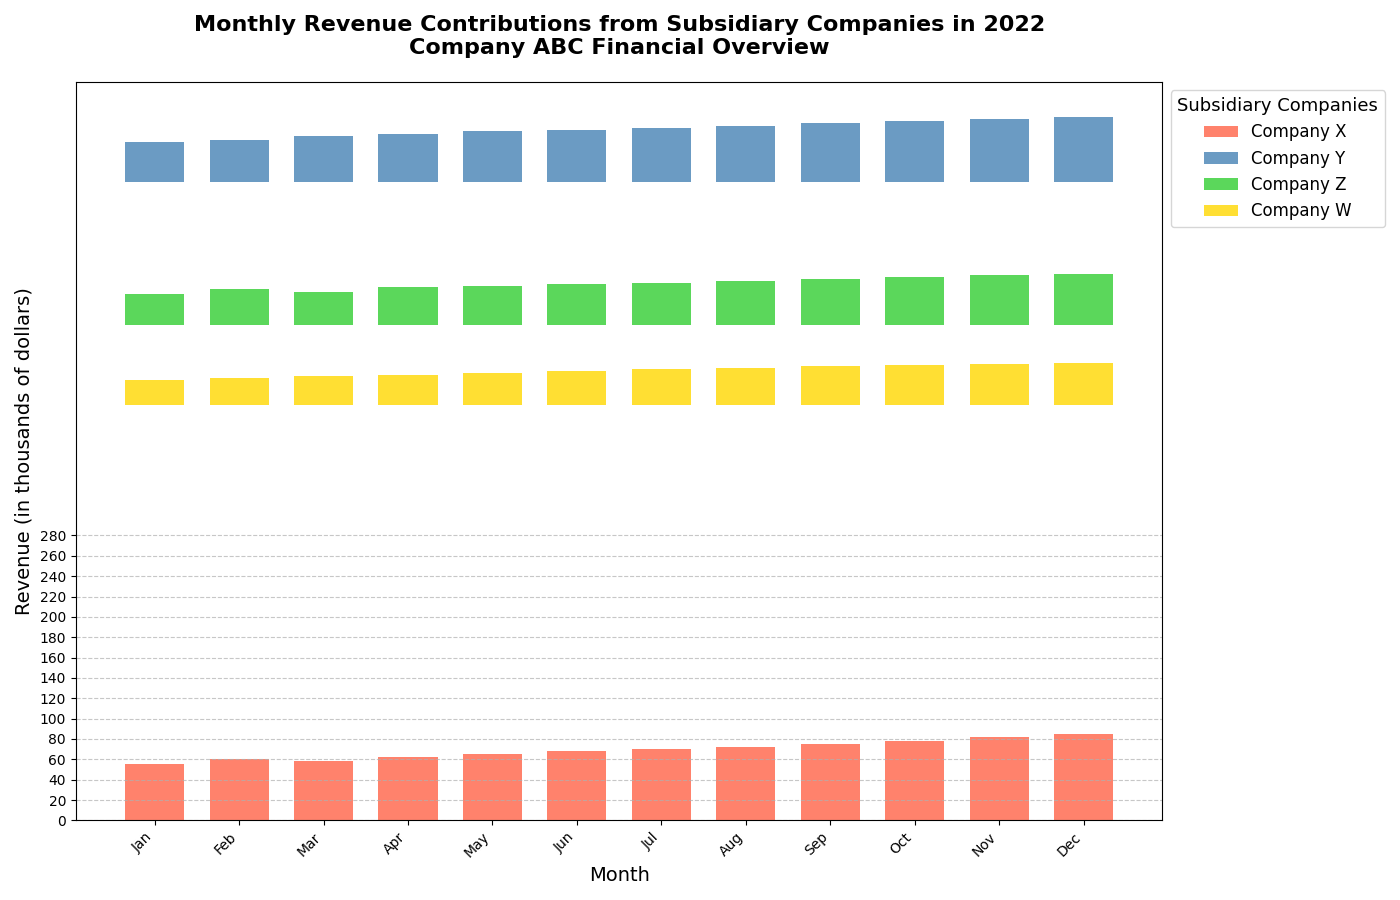

Python code for this plot:
import matplotlib.pyplot as plt
import numpy as np

# Backstory: Examining Monthly Revenue Streams from Subsidiary Companies
# Company ABC is analyzing its monthly revenue contributions from four major subsidiary companies over a year.

# Define the Months and Companies
months = ['Jan', 'Feb', 'Mar', 'Apr', 'May', 'Jun', 'Jul', 'Aug', 'Sep', 'Oct', 'Nov', 'Dec']
companies = ['Company X', 'Company Y', 'Company Z', 'Company W']

# Create fictional revenue data for each company over the months
# Revenue in thousands of dollars
company_x = [55, 60, 58, 62, 65, 68, 70, 72, 75, 78, 82, 85]
company_y = [40, 42, 45, 47, 50, 51, 53, 55, 58, 60, 62, 64]
company_z = [30, 35, 32, 37, 38, 40, 41, 43, 45, 47, 49, 50]
company_w = [25, 27, 29, 30, 32, 34, 36, 37, 38, 39, 40, 41]

# Stack the data for each month
revenue_data = [company_x, company_y, company_z, company_w]

# Colors for each company
colors = ['#FF6347', '#4682B4', '#32CD32', '#FFD700']

# Create the stacked bar chart
fig, ax = plt.subplots(figsize=(14, 9))

# Width of each bar
bar_width = 0.7
x_indexes = np.arange(len(months))

# Plotting each company's revenue as a stacked component
for i, revenue in enumerate(revenue_data):
    bottom = np.zeros(len(months)) if i == 0 else sum(revenue_data[i])
    ax.bar(x_indexes, revenue, width=bar_width, label=companies[i], color=colors[i], alpha=0.8, bottom=bottom)

# Title and labels
ax.set_title('Monthly Revenue Contributions from Subsidiary Companies in 2022\nCompany ABC Financial Overview', fontsize=16, fontweight='bold', pad=20)
ax.set_xlabel('Month', fontsize=14)
ax.set_ylabel('Revenue (in thousands of dollars)', fontsize=14)

# Customize ticks
plt.xticks(ticks=x_indexes, labels=months, rotation=45, ha='right')
plt.yticks(np.arange(0, 300, 20))

# Legend
ax.legend(title='Subsidiary Companies', loc='upper left', bbox_to_anchor=(1, 1), fontsize=12, title_fontsize='13')

# Add grid for improved readability
plt.grid(axis='y', linestyle='--', alpha=0.7)

# Automatically adjust the layout to fit everything nicely
plt.tight_layout()

# Show the plot
plt.show()
